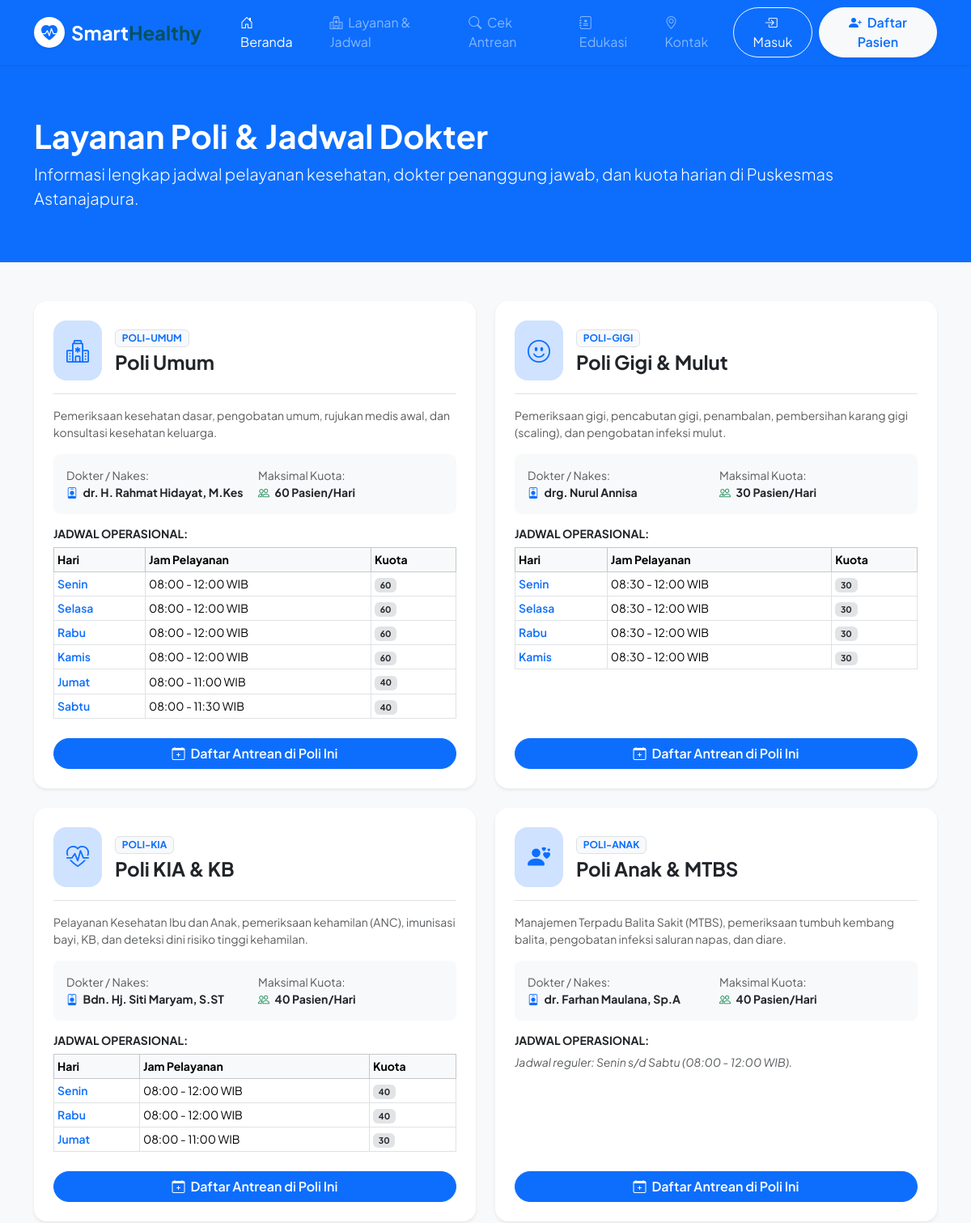
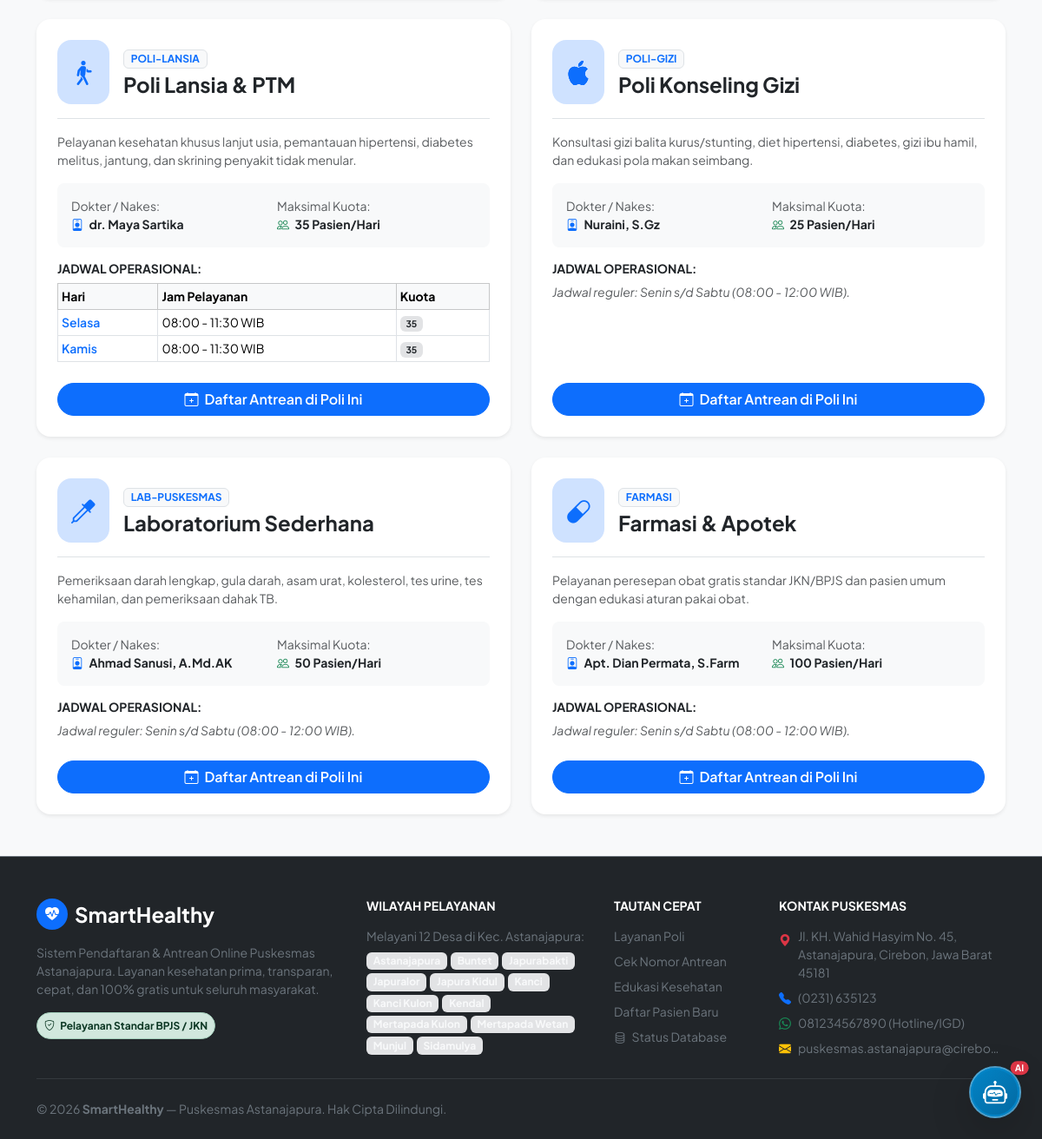
The app's page /layanan with its own data (2 pictures, top to bottom).
### tables this page shows
CREATE TABLE `health_services` (
  `id` int(10) unsigned NOT NULL AUTO_INCREMENT,
  `code` varchar(20) NOT NULL,
  `name` varchar(100) NOT NULL,
  `description` text DEFAULT NULL,
  `doctor_name` varchar(150) DEFAULT NULL,
  `quota_daily` int(11) NOT NULL DEFAULT 50,
  `icon` varchar(50) NOT NULL DEFAULT 'bi-heart-pulse',
  `status` enum('active','inactive') NOT NULL DEFAULT 'active',
  `created_at` timestamp NOT NULL DEFAULT current_timestamp(),
  `updated_at` timestamp NOT NULL DEFAULT current_timestamp() ON UPDATE current_timestamp(),
  PRIMARY KEY (`id`),
  UNIQUE KEY `code` (`code`)
);

CREATE TABLE `schedules` (
  `id` int(10) unsigned NOT NULL AUTO_INCREMENT,
  `health_service_id` int(10) unsigned NOT NULL,
  `day_of_week` enum('Senin','Selasa','Rabu','Kamis','Jumat','Sabtu','Minggu') NOT NULL,
  `start_time` time NOT NULL,
  `end_time` time NOT NULL,
  `max_quota` int(11) NOT NULL DEFAULT 50,
  `is_active` tinyint(1) NOT NULL DEFAULT 1,
  `created_at` timestamp NOT NULL DEFAULT current_timestamp(),
  `updated_at` timestamp NOT NULL DEFAULT current_timestamp() ON UPDATE current_timestamp(),
  PRIMARY KEY (`id`),
  KEY `fk_schedules_service` (`health_service_id`),
  CONSTRAINT `fk_schedules_service` FOREIGN KEY (`health_service_id`) REFERENCES `health_services` (`id`) ON DELETE CASCADE ON UPDATE CASCADE
);

### app/Core/Controller.php (called while the page is built, shortened)
<?php
abstract class Controller
{
    protected function render(string $view, array $data = [], string $layout = 'layouts/main'): void
    {
        extract($data);
        $viewPath = dirname(__DIR__) . "/Views/{$view}.php";
        require $viewPath;
    }
}

### app/Controllers/HomeController.php (called while the page is built, shortened)
<?php
class HomeController extends Controller
{
    public function services(): void
    {
        $serviceModel = new HealthService();
        $scheduleModel = new Schedule();
        $services = $serviceModel->getActiveServices();
        $schedules = $scheduleModel->getAllWithServices();
        $schedulesByService = [];
        foreach ($schedules as $s) {
            $schedulesByService[$s['health_service_id']][] = $s;
        }
        $this->render('home/services', [
            'pageTitle'          => 'Layanan Poli & Jadwal Dokter - SmartHealthy',
            'services'           => $services,
            'schedulesByService' => $schedulesByService,
            'puskesmas'          => App::puskesmas(),
        ]);
    }
}

### public/index.php (called while the page is built, shortened)
<?php
spl_autoload_register(function ($class) {
    $prefix = 'App\\';
    $baseDir = ROOT_PATH . '/app/';
    $len = strlen($prefix);
    $relativeClass = substr($class, $len);
    $file = $baseDir . str_replace('\\', '/', $relativeClass) . '.php';
});
$app = new App();
$app->run();

### index.php (called while the page is built)
<?php
require_once __DIR__ . '/public/index.php';

### app/Core/Env.php (called while the page is built, shortened)
<?php
class Env
{
    public static function get(string $key, mixed $default = null): mixed
    {
        $value = getenv($key);
        return $value;
    }
}

### app/Config/Database.php (called while the page is built, shortened)
<?php
class Database
{
    public static function config(): array
    {
        return [
            'driver'   => Env::get('DB_CONNECTION', 'mysql'),
            'host'     => Env::get('DB_HOST', '127.0.0.1'),
            'port'     => Env::get('DB_PORT', '3306'),
            'database' => Env::get('DB_DATABASE', 'smarthealthy'),
            'username' => Env::get('DB_USERNAME', 'root'),
            'password' => Env::get('DB_PASSWORD', ''),
            'charset'  => 'utf8mb4',
            'options'  => [
                \PDO::ATTR_ERRMODE            => \PDO::ERRMODE_EXCEPTION,
                \PDO::ATTR_DEFAULT_FETCH_MODE => \PDO::FETCH_ASSOC,
                \PDO::ATTR_EMULATE_PREPARES   => false,
            ]
        ];
    }
}

### app/Core/Database.php (called while the page is built, shortened)
<?php
class Database
{
    private static ?PDO $instance = null;
    public static function getConnection(): PDO
    {
        if (self::$instance === null) {
            $config = DbConfig::config();
            $dsn = "{$config['driver']}:host={$config['host']};port={$config['port']};dbname={$config['database']};charset={$config['charset']}";
            try {
                self::$instance = new PDO($dsn, $config['username'], $config['password'], $config['options']);
            } catch (PDOException $e) {
                throw new PDOException("Gagal terhubung ke database `{$config['database']}` di {$config['host']}:{$config['port']}. Pastikan MySQL sudah berjalan di XAMPP dan database telah dibuat via migration. Error: " . $e->getMessage());
            }
        }
        return self::$instance;
    }
}

### app/Core/Model.php (called while the page is built, shortened)
<?php
abstract class Model
{
    protected string $table = '';
    protected ?PDO $db = null;
    public function __construct()
    {
        $this->db = Database::getConnection();
    }
    public function where(string $column, mixed $value, string $orderBy = 'id DESC'): array
    {
        $stmt = $this->db->prepare("SELECT * FROM `{$this->table}` WHERE `{$column}` = :val ORDER BY {$orderBy}");
        $stmt->execute(['val' => $value]);
        return $stmt->fetchAll();
    }
    public function query(string $sql, array $params = []): array
    {
        $stmt = $this->db->prepare($sql);
        $stmt->execute($params);
        return $stmt->fetchAll();
    }
}

### app/Models/HealthService.php (called while the page is built, shortened)
<?php
class HealthService extends Model
{
    public function getActiveServices(): array
    {
        return $this->where('status', 'active', 'id ASC');
    }
}

### app/Models/Schedule.php (called while the page is built, shortened)
<?php
class Schedule extends Model
{
    protected string $table = 'schedules';
    public function getAllWithServices(): array
    {
        $sql = "SELECT s.*, hs.name as service_name, hs.doctor_name, hs.icon, hs.status as service_status
                FROM `{$this->table}` s
                JOIN `health_services` hs ON s.health_service_id = hs.id
                ORDER BY hs.name ASC, FIELD(s.day_of_week, 'Senin', 'Selasa', 'Rabu', 'Kamis', 'Jumat', 'Sabtu', 'Minggu')";
        return $this->query($sql);
    }
}

### app/Config/App.php (called while the page is built, shortened)
<?php
class App
{
    public static function baseUrl(string $path = ''): string
    {
        $baseUrl = Env::get('APP_URL');
        $baseUrl = rtrim($baseUrl, '/');
        $path = ltrim($path, '/');
        return $path === '' ? $baseUrl : "{$baseUrl}/{$path}";
    }
}

### app/Views/home/services.php (the view, shortened to what this page needs)
<div class="bg-primary text-white py-5">
    <div class="container py-3">
        <h1 class="fw-bold mb-2">Layanan Poli & Jadwal Dokter</h1>
        <p class="lead text-white-75 mb-0">Informasi lengkap jadwal pelayanan kesehatan, dokter penanggung jawab, dan kuota harian di Puskesmas Astanajapura.</p>
    </div>
</div>
<div class="container py-5">
    <div class="row g-4">
        <?php foreach ($services as $service): ?>
            <?php $serviceSchedules = $schedulesByService[$service['id']] ?? []; ?>
            <div class="col-lg-6">
                <div class="card border-0 shadow-sm rounded-4 h-100 p-4 bg-white">
                    <div class="d-flex align-items-center gap-3 mb-3 pb-3 border-bottom">
                        <div class="bg-primary-subtle text-primary p-3 rounded-4 fs-3">
                            <i class="bi <?= $service['icon'] ?? 'bi-hospital' ?>"></i>
                        </div>
                        <div>
                            <span class="badge bg-light text-primary border mb-1"><?= htmlspecialchars($service['code']) ?></span>
                            <h4 class="fw-bold text-dark mb-0"><?= htmlspecialchars($service['name']) ?></h4>
                        </div>
                    </div>
                    <p class="text-muted small mb-3">
                        <?= htmlspecialchars($service['description'] ?? 'Layanan pemeriksaan kesehatan Puskesmas.') ?>
                    </p>
                    <div class="bg-light p-3 rounded-3 mb-3">
                        <div class="row g-2 small">
                            <div class="col-6">
                                <span class="text-muted d-block">Dokter / Nakes:</span>
                                <strong class="text-dark"><i class="bi bi-person-badge text-primary me-1"></i> <?= htmlspecialchars($service['doctor_name'] ?? 'Dokter Jaga') ?></strong>
                            </div>
                            <div class="col-6">
                                <span class="text-muted d-block">Maksimal Kuota:</span>
                                <strong class="text-dark"><i class="bi bi-people text-success me-1"></i> <?= $service['quota_daily'] ?> Pasien/Hari</strong>
                            </div>
                        </div>
                    </div>
                    <h6 class="fw-bold text-dark small text-uppercase tracking-wider mb-2">Jadwal Operasional:</h6>
                    <?php if (!empty($serviceSchedules)): ?>
                        <div class="table-responsive">
                            <table class="table table-sm table-bordered align-middle small mb-3">
                                <thead class="table-light">
                                    <tr>
                                        <th>Hari</th>
                                        <th>Jam Pelayanan</th>
                                        <th>Kuota</th>
                                    </tr>
                                </thead>
                                <tbody>
                                    <?php foreach ($serviceSchedules as $sch): ?>
                                        <tr>
                                            <td class="fw-semibold text-primary"><?= htmlspecialchars($sch['day_of_week']) ?></td>
                                            <td><?= substr($sch['start_time'], 0, 5) ?> - <?= substr($sch['end_time'], 0, 5) ?> WIB</td>
                                            <td><span class="badge bg-secondary-subtle text-dark"><?= $sch['max_quota'] ?></span></td>
                                        </tr>
                                    <?php endforeach; ?>
                                </tbody>
                            </table>
                        </div>
                    <?php else: ?>
                        <p class="text-muted small fst-italic mb-3">Jadwal reguler: Senin s/d Sabtu (08:00 - 12:00 WIB).</p>
                    <?php endif; ?>
                    <div class="mt-auto pt-2">
                        <a href="<?= App::baseUrl('/pendaftaran/baru?poli=' . $service['id']) ?>" class="btn btn-primary rounded-pill w-100 fw-semibold">
                            <i class="bi bi-calendar-plus me-1"></i> Daftar Antrean di Poli Ini
                        </a>
                    </div>
                </div>
            </div>
        <?php endforeach; ?>
    </div>
</div>

### app/Core/App.php (shortened to what this page needs)
<?php
class App
{
    private static array $routes = [];
    private static function addRoute(string $method, string $path, array|callable $handler): void
    {
        $path = '/' . trim($path, '/');
        self::$routes[] = [
            'method'  => strtoupper($method),
            'path'    => $path,
            'handler' => $handler,
        ];
    }
    public function run(): void
    {
        $requestUri = $this->parseUri();
        foreach (self::$routes as $route) {
            $pattern = $this->convertRouteToRegex($route['path']);
            if (preg_match($pattern, $requestUri, $matches)) {
                array_shift($matches);
                $handler = $route['handler'];
                if (is_array($handler) && count($handler) === 2) {
                    [$controllerClass, $action] = $handler;
                    if (class_exists($controllerClass)) {
                        $controller = new $controllerClass();
                        if (method_exists($controller, $action)) {
                            call_user_func_array([$controller, $action], $matches);
                            return;
                        }
                    }
                }
            }
        }
    }
    private function parseUri(): string
    {
        $uri = $_SERVER['REQUEST_URI'] ?? '/';
        $scriptName = $_SERVER['SCRIPT_NAME'] ?? '';
        $baseDir = dirname($scriptName);
        $baseDir = str_replace('\\', '/', $baseDir);
        if ($baseDir !== '/' && str_starts_with($uri, $baseDir)) {
            $uri = substr($uri, strlen($baseDir));
        }
        $parentDir = dirname($baseDir);
        $uri = '/' . trim($uri, '/');
        return $uri;
    }
    private function convertRouteToRegex(string $routePath): string
    {
        $pattern = preg_replace('/\{([a-zA-Z0-9_]+)\}/', '([^/]+)', $routePath);
        return '#^' . $pattern . '$#';
    }
}

### records on screen
health_services: code "POLI-UMUM", name "Poli Umum", description "Pemeriksaan kesehatan dasar, pengobatan umum, rujukan medis awal, dan konsultasi kesehatan keluarga.", doctor_name "dr. H. Rahmat Hidayat, M.Kes", quota_daily "60"
schedules: day_of_week "Senin", start_time "08:00", end_time "12:00", max_quota "60"
schedules: day_of_week "Selasa", start_time "08:00", end_time "12:00", max_quota "60"
schedules: day_of_week "Rabu", start_time "08:00", end_time "12:00", max_quota "60"
schedules: day_of_week "Kamis", start_time "08:00", end_time "12:00", max_quota "60"
schedules: day_of_week "Jumat", start_time "08:00", end_time "11:00", max_quota "40"
schedules: day_of_week "Sabtu", start_time "08:00", end_time "11:30", max_quota "40"
health_services: code "POLI-GIGI", name "Poli Gigi & Mulut", description "Pemeriksaan gigi, pencabutan gigi, penambalan, pembersihan karang gigi (scaling), dan pengobatan infeksi mulut.", doctor_name "drg. Nurul Annisa", quota_daily "30"
schedules: day_of_week "Senin", start_time "08:30", end_time "12:00", max_quota "30"
schedules: day_of_week "Selasa", start_time "08:30", end_time "12:00", max_quota "30"
schedules: day_of_week "Rabu", start_time "08:30", end_time "12:00", max_quota "30"
schedules: day_of_week "Kamis", start_time "08:30", end_time "12:00", max_quota "30"
health_services: code "POLI-KIA", name "Poli KIA & KB", description "Pelayanan Kesehatan Ibu dan Anak, pemeriksaan kehamilan (ANC), imunisasi bayi, KB, dan deteksi dini risiko tinggi kehamilan.", doctor_name "Bdn. Hj. Siti Maryam, S.ST", quota_daily "40"
schedules: day_of_week "Senin", start_time "08:00", end_time "12:00", max_quota "40"
schedules: day_of_week "Rabu", start_time "08:00", end_time "12:00", max_quota "40"
schedules: day_of_week "Jumat", start_time "08:00", end_time "11:00", max_quota "30"
health_services: code "POLI-ANAK", name "Poli Anak & MTBS", description "Manajemen Terpadu Balita Sakit (MTBS), pemeriksaan tumbuh kembang balita, pengobatan infeksi saluran napas, dan diare.", doctor_name "dr. Farhan Maulana, Sp.A", quota_daily "40", shows "Jadwal reguler: Senin s/d Sabtu (08:00 - 12:00 WIB)."
health_services: code "POLI-LANSIA", name "Poli Lansia & PTM", description "Pelayanan kesehatan khusus lanjut usia, pemantauan hipertensi, diabetes melitus, jantung, dan skrining penyakit tidak menular.", doctor_name "dr. Maya Sartika", quota_daily "35"
schedules: day_of_week "Selasa", start_time "08:00", end_time "11:30", max_quota "35"
schedules: day_of_week "Kamis", start_time "08:00", end_time "11:30", max_quota "35"
health_services: code "POLI-GIZI", name "Poli Konseling Gizi", description "Konsultasi gizi balita kurus/stunting, diet hipertensi, diabetes, gizi ibu hamil, dan edukasi pola makan seimbang.", doctor_name "Nuraini, S.Gz", quota_daily "25", shows "Jadwal reguler: Senin s/d Sabtu (08:00 - 12:00 WIB)."
health_services: code "LAB-PUSKESMAS", name "Laboratorium Sederhana", description "Pemeriksaan darah lengkap, gula darah, asam urat, kolesterol, tes urine, tes kehamilan, dan pemeriksaan dahak TB.", doctor_name "Ahmad Sanusi, A.Md.AK", quota_daily "50", shows "Jadwal reguler: Senin s/d Sabtu (08:00 - 12:00 WIB)."
health_services: code "FARMASI", name "Farmasi & Apotek", description "Pelayanan peresepan obat gratis standar JKN/BPJS dan pasien umum dengan edukasi aturan pakai obat.", doctor_name "Apt. Dian Permata, S.Farm", quota_daily "100", shows "Jadwal reguler: Senin s/d Sabtu (08:00 - 12:00 WIB)."
